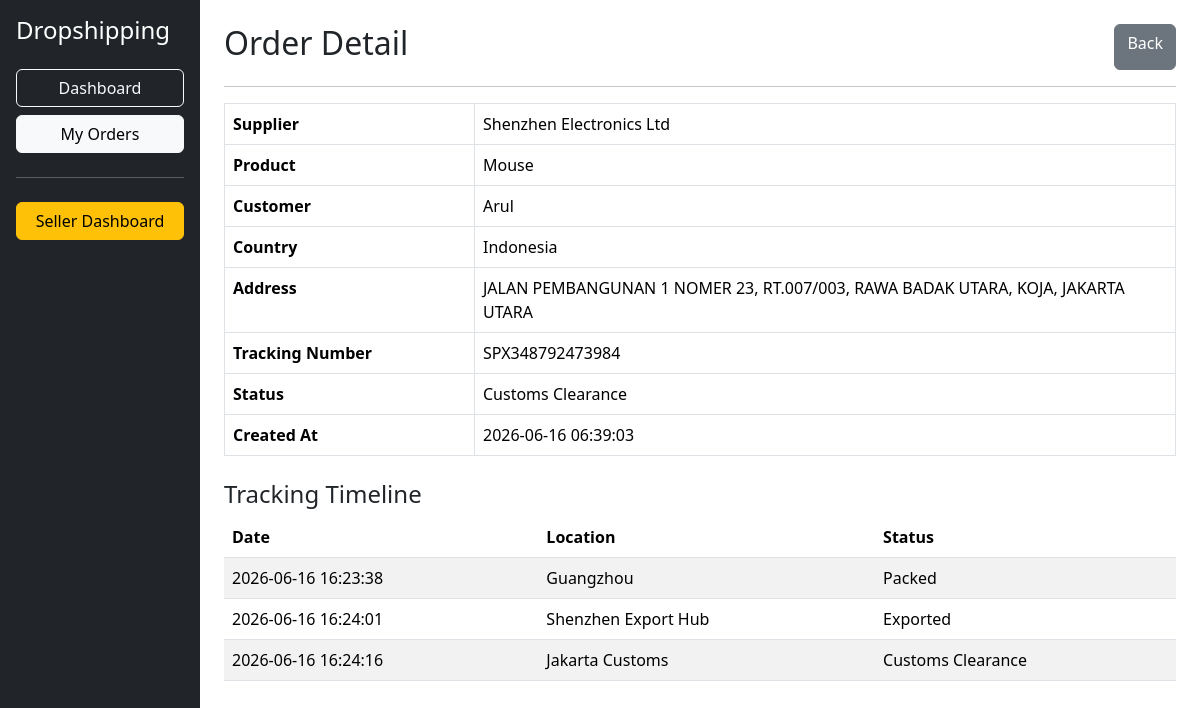
The page /dropshipper/order/detail.php?id=1 (signed in) on the database its author committed.
### tables this page shows
CREATE TABLE `dropship_orders` (
  `id` int(11) NOT NULL,
  `dropshipper_id` int(11) NOT NULL,
  `supplier_name` varchar(150) NOT NULL,
  `product_name` varchar(255) NOT NULL,
  `customer_name` varchar(100) NOT NULL,
  `customer_country` varchar(100) NOT NULL,
  `customer_address` text NOT NULL,
  `tracking_number` varchar(100) DEFAULT NULL,
  `status` varchar(100) DEFAULT 'Pending',
  `created_at` timestamp NOT NULL DEFAULT current_timestamp()
);

CREATE TABLE `dropship_tracking_histories` (
  `id` int(11) NOT NULL,
  `order_id` int(11) NOT NULL,
  `location` varchar(255) NOT NULL,
  `status` varchar(100) NOT NULL,
  `created_at` timestamp NOT NULL DEFAULT current_timestamp()
);

### dropshipper/order/detail.php (the view, shortened to what this page needs)
<?php
$id = (int) $_GET['id'];
$query = mysqli_query(
    $conn,
    "SELECT *
     FROM dropship_orders
     WHERE id='$id'"
);
$order = mysqli_fetch_assoc($query);
$histories = mysqli_query(
    $conn,
    "SELECT *
     FROM dropship_tracking_histories
     WHERE order_id='$id'
     ORDER BY created_at ASC"
);
include '../../includes/layout-dropshipper-top.php';
?>
    <div class="d-flex justify-content-between">
        <h2>Order Detail</h2>
        <a
            href="index.php"
            class="btn btn-secondary">
            Back
        </a>
    </div>
    <hr>
    <table class="table table-bordered">
        <tr>
            <th width="250">
                Supplier
            </th>
            <td>
                <?= $order['supplier_name']; ?>
            </td>
        </tr>
        <tr>
            <th>
                Product
            </th>
            <td>
                <?= $order['product_name']; ?>
            </td>
        </tr>
        <tr>
            <th>
                Customer
            </th>
            <td>
                <?= $order['customer_name']; ?>
            </td>
        </tr>
        <tr>
            <th>
                Country
            </th>
            <td>
                <?= $order['customer_country']; ?>
            </td>
        </tr>
        <tr>
            <th>
                Address
            </th>
            <td>
                <?= nl2br($order['customer_address']); ?>
            </td>
        </tr>
        <tr>
            <th>
                Tracking Number
            </th>
            <td>
                <?= $order['tracking_number']
                    ? $order['tracking_number']
                    : '-'; ?>
            </td>
        </tr>
        <tr>
            <th>
                Status
            </th>
            <td>
                <?= $order['status']; ?>
            </td>
        </tr>
        <tr>
            <th>
                Created At
            </th>
            <td>
                <?= $order['created_at']; ?>
            </td>
        </tr>
    </table>
    <h4 class="mt-4">
        Tracking Timeline
    </h4>
    <table class="table table-striped">
        <thead>
            <tr>
                <th>Date</th>
                <th>Location</th>
                <th>Status</th>
            </tr>
        </thead>
        <tbody>
        <?php while($history = mysqli_fetch_assoc($histories)) : ?>
            <tr>
                <td>
                    <?= $history['created_at']; ?>
                </td>
                <td>
                    <?= $history['location']; ?>
                </td>
                <td>
                    <?= $history['status']; ?>
                </td>
            </tr>
        <?php endwhile; ?>
        </tbody>
    </table>
<?php include '../../includes/layout-dropshipper-bottom.php'; ?>

### assets/css/custom.css (style rules this page uses)
:root { --primary-green:#198754; --primary-green-dark:#146c43; }
.table thead { background-color:var(--primary-green); color:white; }

### rows shown on the page
dropship_orders: supplier_name "Shenzhen Electronics Ltd", product_name "Mouse", customer_name "Arul", customer_country "Indonesia", customer_address "JALAN PEMBANGUNAN 1 NOMER 23, RT.007/003, RAWA BADAK UTARA, KOJA, JAKARTA UTARA", tracking_number "SPX348792473984", status "Customs Clearance", created_at "2026-06-16 06:39:03"
dropship_tracking_histories: created_at "2026-06-16 16:23:38", location "Guangzhou", status "Packed"
dropship_tracking_histories: created_at "2026-06-16 16:24:01", location "Shenzhen Export Hub", status "Exported"
dropship_tracking_histories: created_at "2026-06-16 16:24:16", location "Jakarta Customs", status "Customs Clearance"
